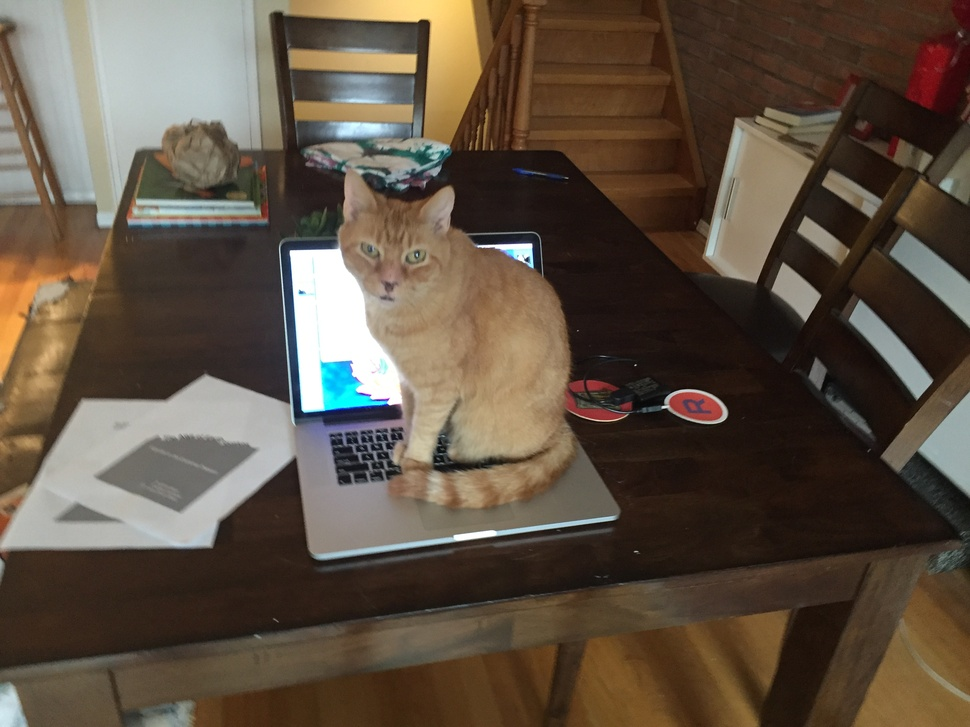
#> input picture img.jpg, 970 x 727 px, shrunk from 3264 x 2448 before the run
$ python pixel.py img.jpg
#> lines starting #> are read from the running program, lines starting #| are printed output that depends on the picture
#> further down, img is the input picture: PIL image 970x727 RGB; mean R, G, B 94.7, 81.4, 67.3
from PIL import Image
import numpy as np

def pixelate(img,pixel_size=5):
#> called with pixel_size = 5
    X,Y = img.size
#> X = 970; Y = 727
    NX = X//pixel_size
#> NX = 194
    NY = Y//pixel_size
#> NY = 145
    data = np.array(img)
    avg = []
    for nx in range(NX):
        for ny in range(NY):
            avg = [0,0,0]
            c = 0
            for i in range(pixel_size*pixel_size):
                y = ny*pixel_size + i%pixel_size
                x = nx*pixel_size + i//pixel_size
                c += 1
                for j in range(3):
                    avg[j] += data[y][x][j]
            for j in range(3):
                avg[j] = avg[j]//c
            for i in range(pixel_size*pixel_size):
                y = ny*pixel_size + i%pixel_size
                x = nx*pixel_size + i//pixel_size
                for j in range(3):
                    data[y][x][j] = avg[j]
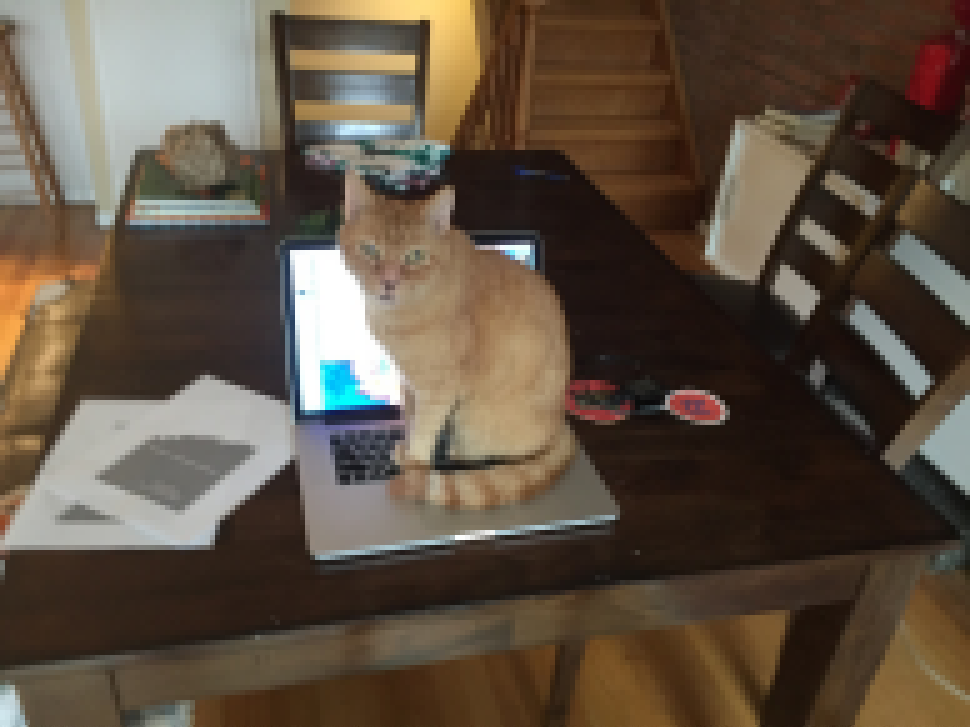
#> data: shape (727, 970, 3); mean R, G, B 94.2, 80.9, 66.8
    img = Image.fromarray(data)
    return img

if __name__ == '__main__':
    import sys
    from optparse import OptionParser
    parser = OptionParser()
    parser.add_option("-p","--pixel",dest="pixel",default=5)
    opts,args = parser.parse_args()
    if len(args) <= 0:
        print("No image provided")
        sys.exit(1)
    img = Image.open(args[0])
    img = pixelate(img,int(opts.pixel))
    img.save('out.png')
